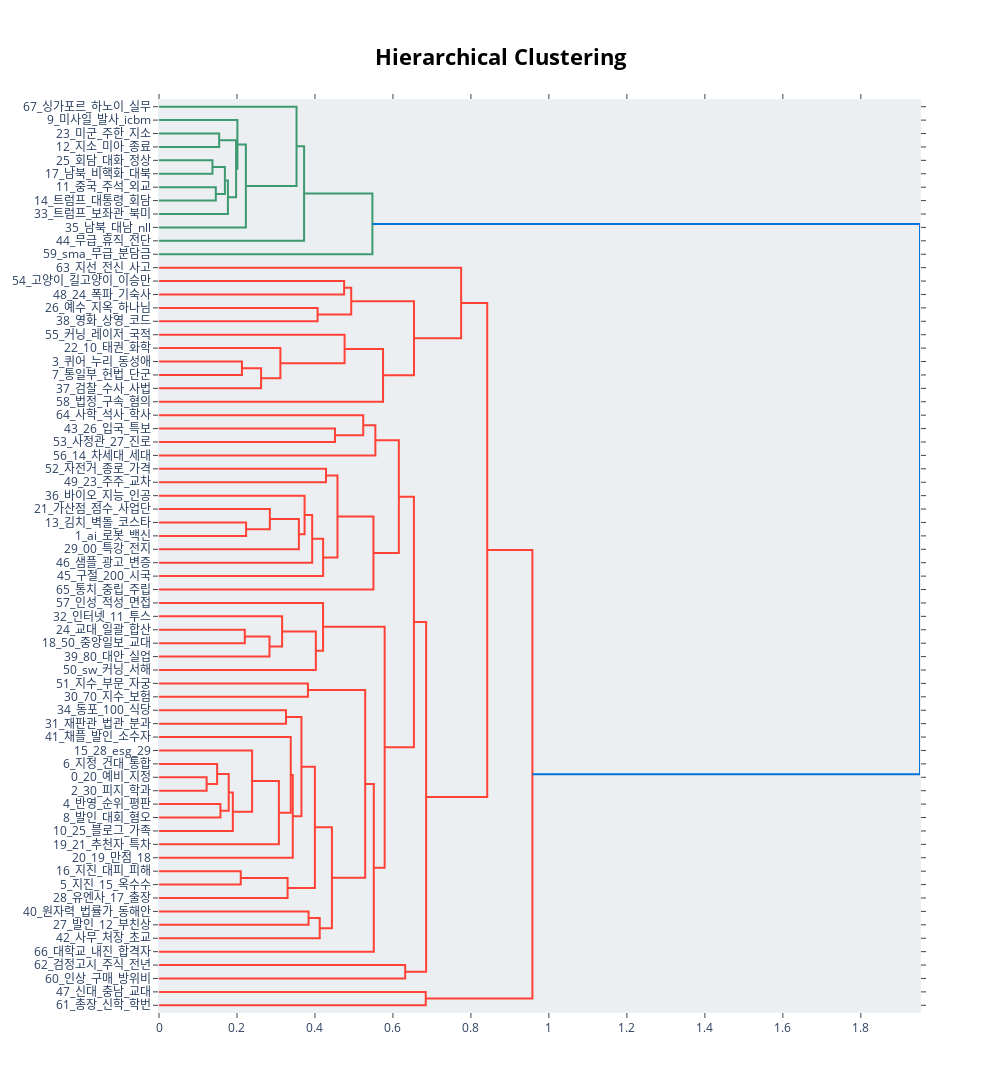

The code cell stored with this chart in its notebook:
### Code cell
# To visualize the hierarchy of topics
hierachy_vis = topic_model.visualize_hierarchy()
hierachy_vis

### Figure 1 — Plotly figure (JSON) as saved in the notebook; plotly's stock layout.template omitted (floating-point values rounded to 4 significant figures)
{"data": [{"hoverinfo": "text", "marker": {"color": "rgb(61,153,112)"}, "mode": "lines", "type": "scatter", "x": [0, 0.1543, 0.1543, 0], "xaxis": "x", "y": [-25, -25, -35, -35], "yaxis": "y"}, {"hoverinfo": "text", "marker": {"color": "rgb(61,153,112)"}, "mode": "lines", "type": "scatter", "x": [0, 0.1371, 0.1371, 0], "xaxis": "x", "y": [-45, -45, -55, -55], "yaxis": "y"}, {"hoverinfo": "text", "marker": {"color": "rgb(61,153,112)"}, "mode": "lines", "type": "scatter", "x": [0, 0.1457, 0.1457, 0], "xaxis": "x", "y": [-65, -65, -75, -75], "yaxis": "y"}, {"hoverinfo": "text", "marker": {"color": "rgb(61,153,112)"}, "mode": "lines", "type": "scatter", "x": [0.1371, 0.169, 0.169, 0.1457], "xaxis": "x", "y": [-50, -50, -70, -70], "yaxis": "y"}, {"hoverinfo": "text", "marker": {"color": "rgb(61,153,112)"}, "mode": "lines", "type": "scatter", "x": [0.169, 0.1768, 0.1768, 0], "xaxis": "x", "y": [-60, -60, -85, -85], "yaxis": "y"}, {"hoverinfo": "text", "marker": {"color": "rgb(61,153,112)"}, "mode": "lines", "type": "scatter", "x": [0.1543, 0.1977, 0.1977, 0.1768], "xaxis": "x", "y": [-30, -30, -72.5, -72.5], "yaxis": "y"}, {"hoverinfo": "text", "marker": {"color": "rgb(61,153,112)"}, "mode": "lines", "type": "scatter", "x": [0, 0.2011, 0.2011, 0.1977], "xaxis": "x", "y": [-15, -15, -51.25, -51.25], "yaxis": "y"}, {"hoverinfo": "text", "marker": {"color": "rgb(61,153,112)"}, "mode": "lines", "type": "scatter", "x": [0.2011, 0.2228, 0.2228, 0], "xaxis": "x", "y": [-33.12, -33.12, -95, -95], "yaxis": "y"}, {"hoverinfo": "text", "marker": {"color": "rgb(61,153,112)"}, "mode": "lines", "type": "scatter", "x": [0, 0.3527, 0.3527, 0.2228], "xaxis": "x", "y": [-5, -5, -64.06, -64.06], "yaxis": "y"}, {"hoverinfo": "text", "marker": {"color": "rgb(61,153,112)"}, "mode": "lines", "type": "scatter", "x": [0.3527, 0.3721, 0.3721, 0], "xaxis": "x", "y": [-34.53, -34.53, -105, -105], "yaxis": "y"}, {"hoverinfo": "text", "marker": {"color": "rgb(61,153,112)"}, "mode": "lines", "type": "scatter", "x": [0.3721, 0.5473, 0.5473, 0], "xaxis": "x", "y": [-69.77, -69.77, -115, -115], "yaxis": "y"}, {"hoverinfo": "text", "marker": {"color": "rgb(255,65,54)"}, "mode": "lines", "type": "scatter", "x": [0, 0.4748, 0.4748, 0], "xaxis": "x", "y": [-135, -135, -145, -145], "yaxis": "y"}, {"hoverinfo": "text", "marker": {"color": "rgb(255,65,54)"}, "mode": "lines", "type": "scatter", "x": [0, 0.4067, 0.4067, 0], "xaxis": "x", "y": [-155, -155, -165, -165], "yaxis": "y"}, {"hoverinfo": "text", "marker": {"color": "rgb(255,65,54)"}, "mode": "lines", "type": "scatter", "x": [0.4748, 0.493, 0.493, 0.4067], "xaxis": "x", "y": [-140, -140, -160, -160], "yaxis": "y"}, {"hoverinfo": "text", "marker": {"color": "rgb(255,65,54)"}, "mode": "lines", "type": "scatter", "x": [0, 0.2127, 0.2127, 0], "xaxis": "x", "y": [-195, -195, -205, -205], "yaxis": "y"}, {"hoverinfo": "text", "marker": {"color": "rgb(255,65,54)"}, "mode": "lines", "type": "scatter", "x": [0.2127, 0.2618, 0.2618, 0], "xaxis": "x", "y": [-200, -200, -215, -215], "yaxis": "y"}, {"hoverinfo": "text", "marker": {"color": "rgb(255,65,54)"}, "mode": "lines", "type": "scatter", "x": [0, 0.3113, 0.3113, 0.2618], "xaxis": "x", "y": [-185, -185, -207.5, -207.5], "yaxis": "y"}, {"hoverinfo": "text", "marker": {"color": "rgb(255,65,54)"}, "mode": "lines", "type": "scatter", "x": [0, 0.476, 0.476, 0.3113], "xaxis": "x", "y": [-175, -175, -196.2, -196.2], "yaxis": "y"}, {"hoverinfo": "text", "marker": {"color": "rgb(255,65,54)"}, "mode": "lines", "type": "scatter", "x": [0.476, 0.5746, 0.5746, 0], "xaxis": "x", "y": [-185.6, -185.6, -225, -225], "yaxis": "y"}, {"hoverinfo": "text", "marker": {"color": "rgb(255,65,54)"}, "mode": "lines", "type": "scatter", "x": [0.493, 0.654, 0.654, 0.5746], "xaxis": "x", "y": [-150, -150, -205.3, -205.3], "yaxis": "y"}, {"hoverinfo": "text", "marker": {"color": "rgb(255,65,54)"}, "mode": "lines", "type": "scatter", "x": [0, 0.7749, 0.7749, 0.654], "xaxis": "x", "y": [-125, -125, -177.7, -177.7], "yaxis": "y"}, {"hoverinfo": "text", "marker": {"color": "rgb(255,65,54)"}, "mode": "lines", "type": "scatter", "x": [0, 0.4513, 0.4513, 0], "xaxis": "x", "y": [-245, -245, -255, -255], "yaxis": "y"}, {"hoverinfo": "text", "marker": {"color": "rgb(255,65,54)"}, "mode": "lines", "type": "scatter", "x": [0, 0.5238, 0.5238, 0.4513], "xaxis": "x", "y": [-235, -235, -250, -250], "yaxis": "y"}, {"hoverinfo": "text", "marker": {"color": "rgb(255,65,54)"}, "mode": "lines", "type": "scatter", "x": [0.5238, 0.5549, 0.5549, 0], "xaxis": "x", "y": [-242.5, -242.5, -265, -265], "yaxis": "y"}, {"hoverinfo": "text", "marker": {"color": "rgb(255,65,54)"}, "mode": "lines", "type": "scatter", "x": [0, 0.4283, 0.4283, 0], "xaxis": "x", "y": [-275, -275, -285, -285], "yaxis": "y"}, {"hoverinfo": "text", "marker": {"color": "rgb(255,65,54)"}, "mode": "lines", "type": "scatter", "x": [0, 0.2234, 0.2234, 0], "xaxis": "x", "y": [-315, -315, -325, -325], "yaxis": "y"}, {"hoverinfo": "text", "marker": {"color": "rgb(255,65,54)"}, "mode": "lines", "type": "scatter", "x": [0, 0.2843, 0.2843, 0.2234], "xaxis": "x", "y": [-305, -305, -320, -320], "yaxis": "y"}, {"hoverinfo": "text", "marker": {"color": "rgb(255,65,54)"}, "mode": "lines", "type": "scatter", "x": [0.2843, 0.3587, 0.3587, 0], "xaxis": "x", "y": [-312.5, -312.5, -335, -335], "yaxis": "y"}, {"hoverinfo": "text", "marker": {"color": "rgb(255,65,54)"}, "mode": "lines", "type": "scatter", "x": [0, 0.3734, 0.3734, 0.3587], "xaxis": "x", "y": [-295, -295, -323.8, -323.8], "yaxis": "y"}, {"hoverinfo": "text", "marker": {"color": "rgb(255,65,54)"}, "mode": "lines", "type": "scatter", "x": [0.3734, 0.3928, 0.3928, 0], "xaxis": "x", "y": [-309.4, -309.4, -345, -345], "yaxis": "y"}, {"hoverinfo": "text", "marker": {"color": "rgb(255,65,54)"}, "mode": "lines", "type": "scatter", "x": [0.3928, 0.421, 0.421, 0], "xaxis": "x", "y": [-327.2, -327.2, -355, -355], "yaxis": "y"}, {"hoverinfo": "text", "marker": {"color": "rgb(255,65,54)"}, "mode": "lines", "type": "scatter", "x": [0.4283, 0.4578, 0.4578, 0.421], "xaxis": "x", "y": [-280, -280, -341.1, -341.1], "yaxis": "y"}, {"hoverinfo": "text", "marker": {"color": "rgb(255,65,54)"}, "mode": "lines", "type": "scatter", "x": [0.4578, 0.55, 0.55, 0], "xaxis": "x", "y": [-310.5, -310.5, -365, -365], "yaxis": "y"}, {"hoverinfo": "text", "marker": {"color": "rgb(255,65,54)"}, "mode": "lines", "type": "scatter", "x": [0.5549, 0.6151, 0.6151, 0.55], "xaxis": "x", "y": [-253.8, -253.8, -337.8, -337.8], "yaxis": "y"}, {"hoverinfo": "text", "marker": {"color": "rgb(255,65,54)"}, "mode": "lines", "type": "scatter", "x": [0, 0.22, 0.22, 0], "xaxis": "x", "y": [-395, -395, -405, -405], "yaxis": "y"}, {"hoverinfo": "text", "marker": {"color": "rgb(255,65,54)"}, "mode": "lines", "type": "scatter", "x": [0.22, 0.2834, 0.2834, 0], "xaxis": "x", "y": [-400, -400, -415, -415], "yaxis": "y"}, {"hoverinfo": "text", "marker": {"color": "rgb(255,65,54)"}, "mode": "lines", "type": "scatter", "x": [0, 0.3158, 0.3158, 0.2834], "xaxis": "x", "y": [-385, -385, -407.5, -407.5], "yaxis": "y"}, {"hoverinfo": "text", "marker": {"color": "rgb(255,65,54)"}, "mode": "lines", "type": "scatter", "x": [0.3158, 0.4022, 0.4022, 0], "xaxis": "x", "y": [-396.2, -396.2, -425, -425], "yaxis": "y"}, {"hoverinfo": "text", "marker": {"color": "rgb(255,65,54)"}, "mode": "lines", "type": "scatter", "x": [0, 0.4208, 0.4208, 0.4022], "xaxis": "x", "y": [-375, -375, -410.6, -410.6], "yaxis": "y"}, {"hoverinfo": "text", "marker": {"color": "rgb(255,65,54)"}, "mode": "lines", "type": "scatter", "x": [0, 0.382, 0.382, 0], "xaxis": "x", "y": [-435, -435, -445, -445], "yaxis": "y"}, {"hoverinfo": "text", "marker": {"color": "rgb(255,65,54)"}, "mode": "lines", "type": "scatter", "x": [0, 0.3257, 0.3257, 0], "xaxis": "x", "y": [-455, -455, -465, -465], "yaxis": "y"}, {"hoverinfo": "text", "marker": {"color": "rgb(255,65,54)"}, "mode": "lines", "type": "scatter", "x": [0, 0.1221, 0.1221, 0], "xaxis": "x", "y": [-505, -505, -515, -515], "yaxis": "y"}, {"hoverinfo": "text", "marker": {"color": "rgb(255,65,54)"}, "mode": "lines", "type": "scatter", "x": [0, 0.1491, 0.1491, 0.1221], "xaxis": "x", "y": [-495, -495, -510, -510], "yaxis": "y"}, {"hoverinfo": "text", "marker": {"color": "rgb(255,65,54)"}, "mode": "lines", "type": "scatter", "x": [0, 0.1576, 0.1576, 0], "xaxis": "x", "y": [-525, -525, -535, -535], "yaxis": "y"}, {"hoverinfo": "text", "marker": {"color": "rgb(255,65,54)"}, "mode": "lines", "type": "scatter", "x": [0.1491, 0.1788, 0.1788, 0.1576], "xaxis": "x", "y": [-502.5, -502.5, -530, -530], "yaxis": "y"}, {"hoverinfo": "text", "marker": {"color": "rgb(255,65,54)"}, "mode": "lines", "type": "scatter", "x": [0.1788, 0.1894, 0.1894, 0], "xaxis": "x", "y": [-516.2, -516.2, -545, -545], "yaxis": "y"}, {"hoverinfo": "text", "marker": {"color": "rgb(255,65,54)"}, "mode": "lines", "type": "scatter", "x": [0, 0.2388, 0.2388, 0.1894], "xaxis": "x", "y": [-485, -485, -530.6, -530.6], "yaxis": "y"}, {"hoverinfo": "text", "marker": {"color": "rgb(255,65,54)"}, "mode": "lines", "type": "scatter", "x": [0.2388, 0.3075, 0.3075, 0], "xaxis": "x", "y": [-507.8, -507.8, -555, -555], "yaxis": "y"}, {"hoverinfo": "text", "marker": {"color": "rgb(255,65,54)"}, "mode": "lines", "type": "scatter", "x": [0, 0.3379, 0.3379, 0.3075], "xaxis": "x", "y": [-475, -475, -531.4, -531.4], "yaxis": "y"}, {"hoverinfo": "text", "marker": {"color": "rgb(255,65,54)"}, "mode": "lines", "type": "scatter", "x": [0.3379, 0.3431, 0.3431, 0], "xaxis": "x", "y": [-503.2, -503.2, -565, -565], "yaxis": "y"}, {"hoverinfo": "text", "marker": {"color": "rgb(255,65,54)"}, "mode": "lines", "type": "scatter", "x": [0.3257, 0.3653, 0.3653, 0.3431], "xaxis": "x", "y": [-460, -460, -534.1, -534.1], "yaxis": "y"}, {"hoverinfo": "text", "marker": {"color": "rgb(255,65,54)"}, "mode": "lines", "type": "scatter", "x": [0, 0.2097, 0.2097, 0], "xaxis": "x", "y": [-575, -575, -585, -585], "yaxis": "y"}, {"hoverinfo": "text", "marker": {"color": "rgb(255,65,54)"}, "mode": "lines", "type": "scatter", "x": [0.2097, 0.3298, 0.3298, 0], "xaxis": "x", "y": [-580, -580, -595, -595], "yaxis": "y"}, {"hoverinfo": "text", "marker": {"color": "rgb(255,65,54)"}, "mode": "lines", "type": "scatter", "x": [0.3653, 0.3998, 0.3998, 0.3298], "xaxis": "x", "y": [-497.1, -497.1, -587.5, -587.5], "yaxis": "y"}, {"hoverinfo": "text", "marker": {"color": "rgb(255,65,54)"}, "mode": "lines", "type": "scatter", "x": [0, 0.3836, 0.3836, 0], "xaxis": "x", "y": [-605, -605, -615, -615], "yaxis": "y"}, {"hoverinfo": "text", "marker": {"color": "rgb(255,65,54)"}, "mode": "lines", "type": "scatter", "x": [0.3836, 0.4122, 0.4122, 0], "xaxis": "x", "y": [-610, -610, -625, -625], "yaxis": "y"}, {"hoverinfo": "text", "marker": {"color": "rgb(255,65,54)"}, "mode": "lines", "type": "scatter", "x": [0.3998, 0.4435, 0.4435, 0.4122], "xaxis": "x", "y": [-542.3, -542.3, -617.5, -617.5], "yaxis": "y"}, {"hoverinfo": "text", "marker": {"color": "rgb(255,65,54)"}, "mode": "lines", "type": "scatter", "x": [0.382, 0.5288, 0.5288, 0.4435], "xaxis": "x", "y": [-440, -440, -579.9, -579.9], "yaxis": "y"}, {"hoverinfo": "text", "marker": {"color": "rgb(255,65,54)"}, "mode": "lines", "type": "scatter", "x": [0.5288, 0.5508, 0.5508, 0], "xaxis": "x", "y": [-509.9, -509.9, -635, -635], "yaxis": "y"}, {"hoverinfo": "text", "marker": {"color": "rgb(255,65,54)"}, "mode": "lines", "type": "scatter", "x": [0.4208, 0.5787, 0.5787, 0.5508], "xaxis": "x", "y": [-392.8, -392.8, -572.5, -572.5], "yaxis": "y"}, {"hoverinfo": "text", "marker": {"color": "rgb(255,65,54)"}, "mode": "lines", "type": "scatter", "x": [0.6151, 0.6538, 0.6538, 0.5787], "xaxis": "x", "y": [-295.8, -295.8, -482.6, -482.6], "yaxis": "y"}, {"hoverinfo": "text", "marker": {"color": "rgb(255,65,54)"}, "mode": "lines", "type": "scatter", "x": [0, 0.6314, 0.6314, 0], "xaxis": "x", "y": [-645, -645, -655, -655], "yaxis": "y"}, {"hoverinfo": "text", "marker": {"color": "rgb(255,65,54)"}, "mode": "lines", "type": "scatter", "x": [0.6538, 0.6851, 0.6851, 0.6314], "xaxis": "x", "y": [-389.2, -389.2, -650, -650], "yaxis": "y"}, {"hoverinfo": "text", "marker": {"color": "rgb(255,65,54)"}, "mode": "lines", "type": "scatter", "x": [0.7749, 0.8418, 0.8418, 0.6851], "xaxis": "x", "y": [-151.3, -151.3, -519.6, -519.6], "yaxis": "y"}, {"hoverinfo": "text", "marker": {"color": "rgb(255,65,54)"}, "mode": "lines", "type": "scatter", "x": [0, 0.6841, 0.6841, 0], "xaxis": "x", "y": [-665, -665, -675, -675], "yaxis": "y"}, {"hoverinfo": "text", "marker": {"color": "rgb(255,65,54)"}, "mode": "lines", "type": "scatter", "x": [0.8418, 0.9577, 0.9577, 0.6841], "xaxis": "x", "y": [-335.5, -335.5, -670, -670], "yaxis": "y"}, {"hoverinfo": "text", "marker": {"color": "rgb(0,116,217)"}, "mode": "lines", "type": "scatter", "x": [0.5473, 1.952, 1.952, 0.9577], "xaxis": "x", "y": [-92.38, -92.38, -502.7, -502.7], "yaxis": "y"}], "layout": {"autosize": false, "height": 1220, "hoverlabel": {"bgcolor": "white", "font": {"family": "Rockwell", "size": 16}}, "hovermode": "closest", "plot_bgcolor": "#ECEFF1", "showlegend": false, "title": {"font": {"color": "Black", "size": 22}, "text": "<b>Hierarchical Clustering</b>", "x": 0.5, "xanchor": "center", "yanchor": "top"}, "width": 1000, "xaxis": {"mirror": "allticks", "rangemode": "tozero", "showgrid": false, "showline": true, "showticklabels": true, "ticks": "outside", "type": "linear", "zeroline": false}, "yaxis": {"mirror": "allticks", "range": [-680, 0], "rangemode": "tozero", "showgrid": false, "showline": true, "showticklabels": true, "tickmode": "array", "ticks": "outside", "ticktext": ["67_싱가포르_하노이_실무", "9_미사일_발사_icbm", "23_미군_주한_지소", "12_지소_미아_종료", "25_회담_대화_정상", "17_남북_비핵화_대북", "11_중국_주석_외교", "14_트럼프_대통령_회담", "33_트럼프_보좌관_북미", "35_남북_대남_nll", "44_무급_휴직_전단", "59_sma_무급_분담금", "63_지선_전신_사고", "54_고양이_길고양이_이승만", "48_24_폭파_기숙사", "26_예수_지옥_하나님", "38_영화_상영_코드", "55_커닝_레이저_국적", "22_10_태권_화학", "3_퀴어_누리_동성애", "7_통일부_헌법_단군", "37_검찰_수사_사법", "58_법정_구속_혐의", "64_사학_석사_학사", "43_26_입국_특보", "53_사정관_27_진로", "56_14_차세대_세대", "52_자전거_종로_가격", "49_23_주주_교차", "36_바이오_지능_인공", "21_가산점_점수_사업단", "13_김치_벽돌_코스타", "1_ai_로봇_백신", "29_00_특강_전지", "46_샘플_광고_변증", "45_구절_200_시국", "65_통치_중립_주립", "57_인성_적성_면접", "32_인터넷_11_투스", "24_교대_일괄_합산", "18_50_중앙일보_교대", "39_80_대안_실업", "50_sw_커닝_서해", "51_지수_부문_자궁", "30_70_지수_보험", "34_동포_100_식당", "31_재판관_법관_분과", "41_채플_발인_소수자", "15_28_esg_29", "6_지정_건대_통합", "0_20_예비_지정", "2_30_피지_학과", "4_반영_순위_평판", "8_발인_대회_혐오", "10_25_블로그_가족", "19_21_추천자_특차", "20_19_만점_18", "16_지진_대피_피해", "5_지진_15_옥수수", "28_유엔사_17_출장", "40_원자력_법률가_동해안", "27_발인_12_부친상", "42_사무_처장_초교", "66_대학교_내진_합격자", "62_검정고시_주식_전년", "60_인상_구매_방위비", "47_신대_충남_교대", "61_총장_신학_학번"], "tickvals": [-5, -15, -25, -35, -45, -55, -65, -75, -85, -95, -105, -115, -125, -135, -145, -155, -165, -175, -185, -195, -205, -215, -225, -235, -245, -255, -265, -275, -285, -295, -305, -315, -325, -335, -345, -355, -365, -375, -385, -395, -405, -415, -425, -435, -445, -455, -465, -475, -485, -495, -505, -515, -525, -535, -545, -555, -565, -575, -585, -595, -605, -615, -625, -635, -645, -655, -665, -675], "type": "linear", "zeroline": false}}}
